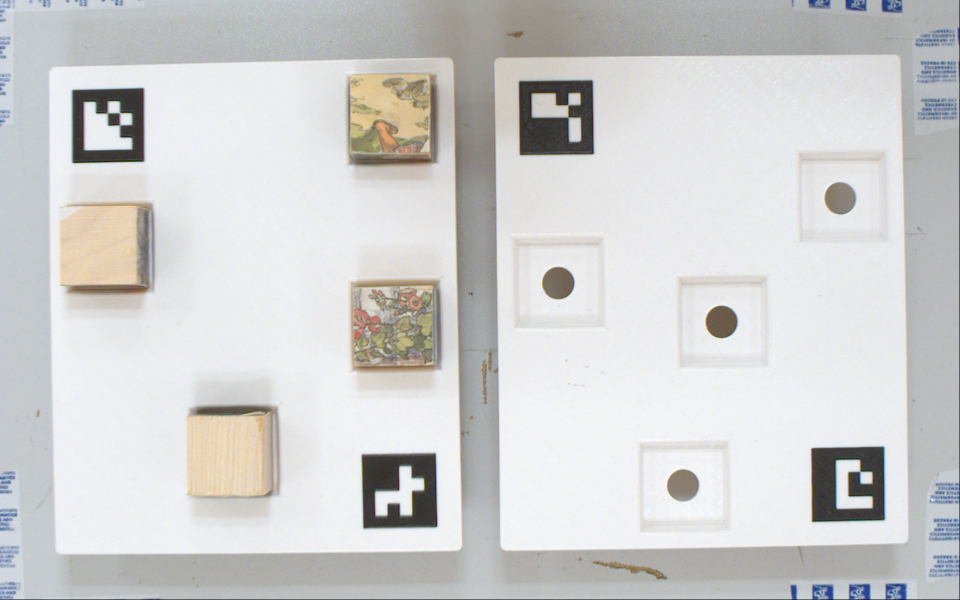
#> input picture board_imgs/hImage5.png, 1920 x 1200 px (shown at 1/2 size)
$ python get_markers_coords.py
#> lines starting #> are read from the running program, lines starting #| are printed output that depends on the picture; after the words box and inside, x2 and y2 are one past the last pixel; in counts of white or black regions, pixels touching at a corner belong together; long printed decimals are rounded
import cv2
import cv2.aruco as aruco
import numpy as np

# Load the transformation matrix (SE(3)) and camera parameters
T_base_to_camera = np.load("T_base_to_camera.npy")  # Replace with your file path
#> (reads T_base_to_camera.npy from the repository)
data = np.load('calibration_data.npz')
#> (reads calibration_data.npz from the repository)
camera_matrix = data['K']
dist_coeffs = data['dist']

# Load the image
image_path = "board_imgs/hImage5.png"  # Replace with the actual image path
img = cv2.imread(image_path)
#> img is the input picture: shape (1200, 1920, 3); mean B, G, R 207, 207.2, 207.2
img = cv2.resize(img, (960, 600))
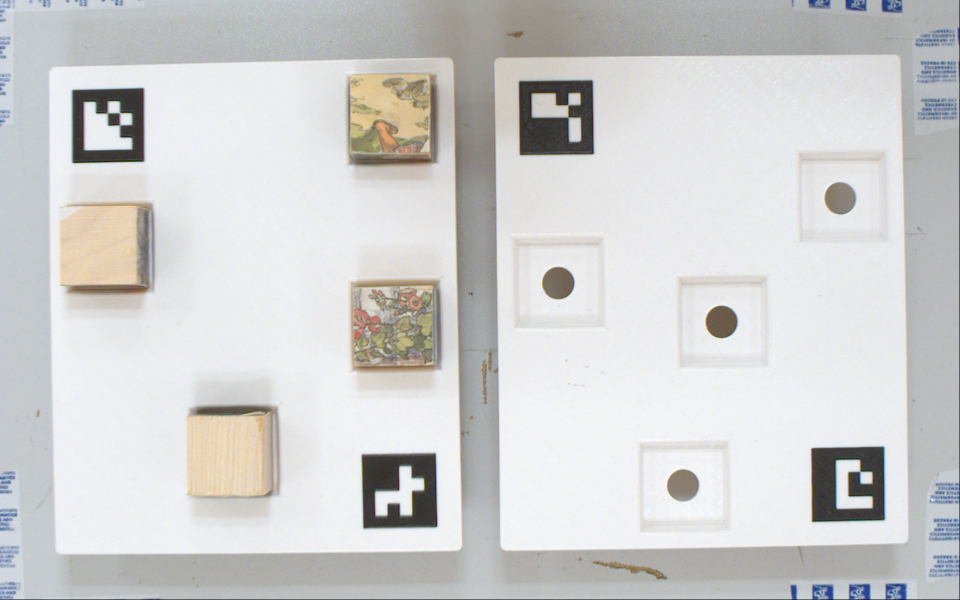
#> img: shape (600, 960, 3); mean B, G, R 207, 207.4, 207.3
gray = cv2.cvtColor(img, cv2.COLOR_BGR2GRAY)
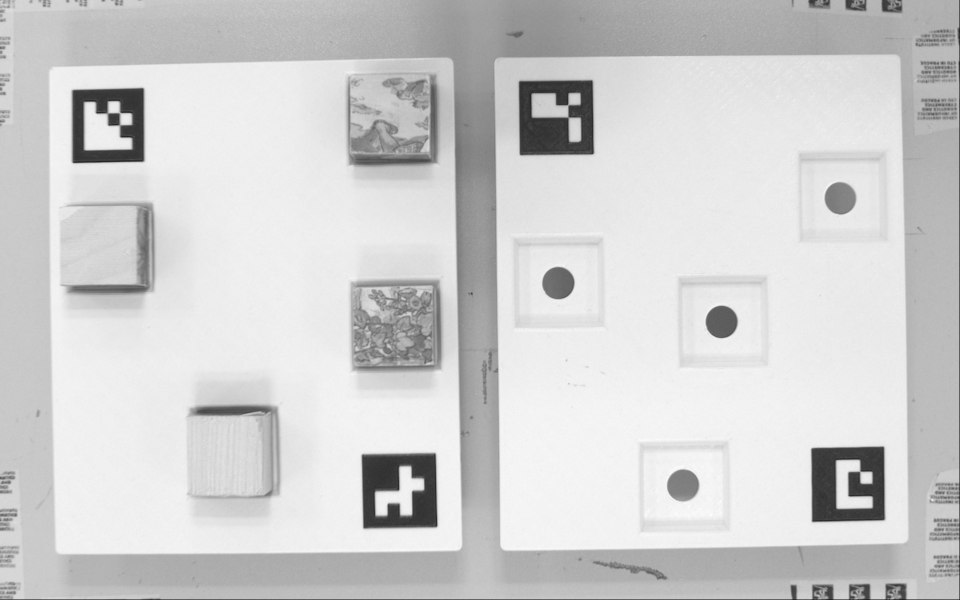
#> gray: shape (600, 960); min 31, max 252, mean 207.3

# Initialize the ArUco dictionary
aruco_dict = cv2.aruco.getPredefinedDictionary(cv2.aruco.DICT_4X4_50)
parameters = aruco.DetectorParameters()

# Detect markers
corners, ids, _ = aruco.detectMarkers(gray, aruco_dict, parameters=parameters)
#> corners = ([[363, 528], [362, 454], [435, 453], [437, 525]], [[521, 155], [519, 81], [592, 80], [593, 153]], [[812, 521], [811, 448], [883, 446], [884, 519]], [[72, 162], [72, 90], [143, 88], [144, 160]]); ids = [7, 2, 1, 8]

if ids is not None and len(corners) > 0:
    for i, corner in enumerate(corners):
        # Estimate pose of each marker
        rvecs, tvecs, _ = aruco.estimatePoseSingleMarkers([corner], markerLength=0.036, cameraMatrix=camera_matrix, distCoeffs=dist_coeffs)

        # Draw the marker and its axes
        cv2.aruco.drawDetectedMarkers(img, [corner], ids[i])
        cv2.drawFrameAxes(img, camera_matrix, dist_coeffs, rvecs[0], tvecs[0], 0.05)

        # Translation vector of the marker in the camera frame
        t_camera = tvecs[0].ravel()  # [x, y, z] in camera frame

        # Convert rvec to rotation matrix
        R_camera, _ = cv2.Rodrigues(rvecs[0])
        # Create SE(3) for the marker in the camera frame
        T_camera_to_marker = np.eye(4)
        T_camera_to_marker[:3, :3] = R_camera
        T_camera_to_marker[:3, 3] = t_camera

        # Transform to the world (robot base) frame
        T_base_to_marker = T_base_to_camera @ T_camera_to_marker
        t_base = T_base_to_marker[:3, 3]  # Extract translation in the base frame


        # Print the coordinates in the base frame
        print(f"Marker ID {ids[i]} in base frame:")
        print(f"  Origin: {t_base}")
#> this loop made 4 passes
#> (corner, rvecs, t_camera, t_base) on passes 1 to 4: ([[363, 528], [362, 454], [435, 453], [437, 525]], [[-2.19, 2.26, -0.156]], [-0.266, -0.0667, 2.45], [0.34, -0.283, -1.2]), ([[521, 155], [519, 81], [592, 80], [593, 153]], [[-2, 2.06, -0.153]], [-0.189, -0.249, 2.44], [0.16, -0.201, -1.18]), ([[812, 521], [811, 448], [883, 446], [884, 519]], [[-2.19, 2.23, 0.0408]], [-0.047, -0.0706, 2.49], [0.341, -0.064, -1.23]), ([[72, 162], [72, 90], [143, 88], [144, 160]], [[2.27, -2.31, 0.0208]], [-0.414, -0.249, 2.46], [0.153, -0.426, -1.2])
#| Marker ID [7] in base frame:
#|   Origin: [ 0.34 -0.283 -1.196]
#| Marker ID [2] in base frame:
#|   Origin: [ 0.1603 -0.2007 -1.181]
#| Marker ID [1] in base frame:
#|   Origin: [ 0.3411 -0.06401 -1.232]
#| Marker ID [8] in base frame:
#|   Origin: [ 0.1534 -0.4256 -1.202]
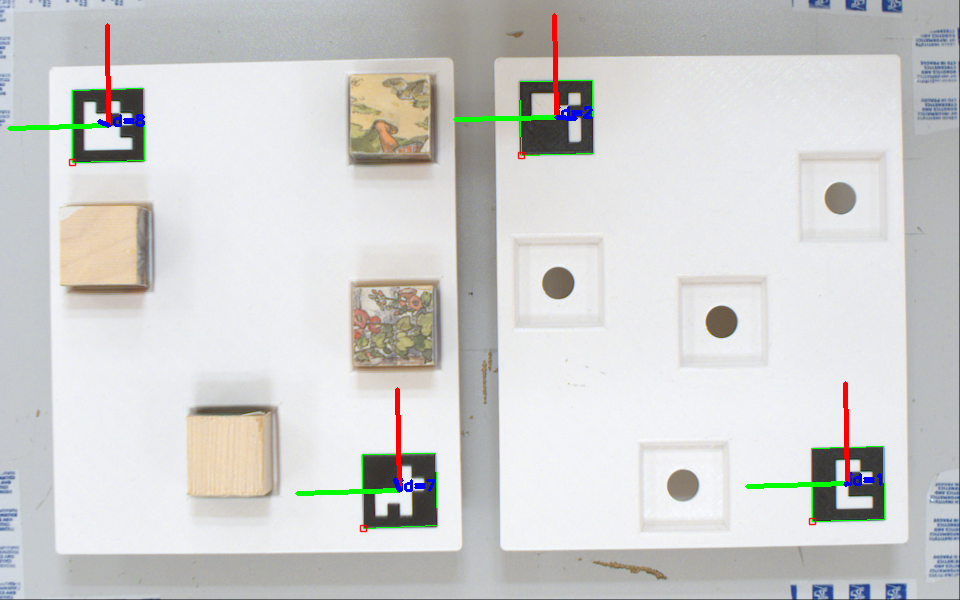
#> img: shape (600, 960, 3); 1.12% of pixels changed, all inside (x1, y1, x2, y2) = (7, 13, 885, 533)

    # Show the image with markers and axes drawn
    while True:

        cv2.imshow("Detected ArUco Markers", img)
        if cv2.waitKey(1) & 0xFF == ord('q'):  # Press 'q' to quit
#> (key q is pressed here)
            break
    cv2.destroyAllWindows()
else:
    print("No ArUco markers detected.")
